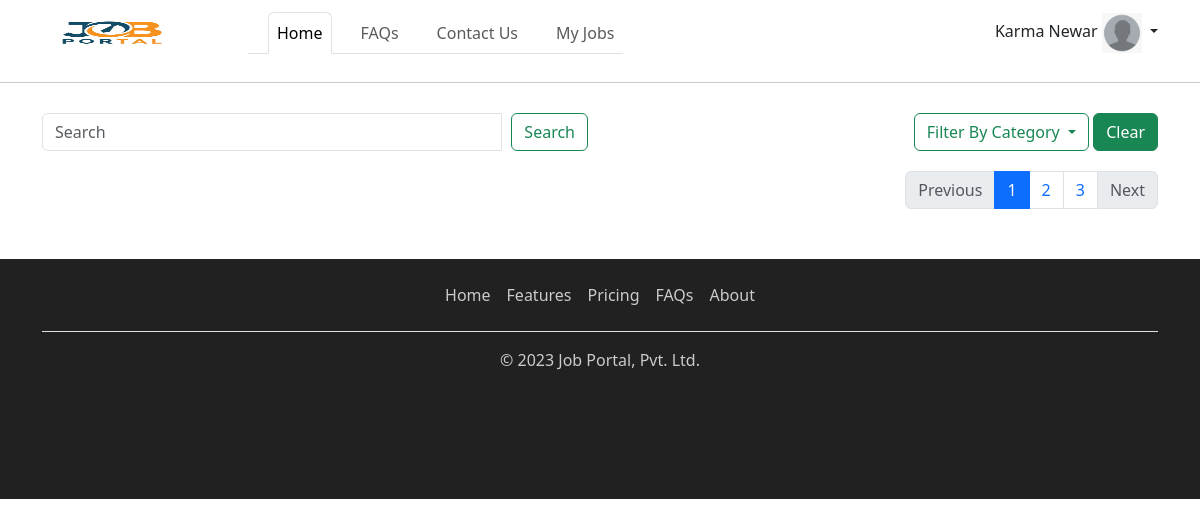
The app's page / (signed in), older data.
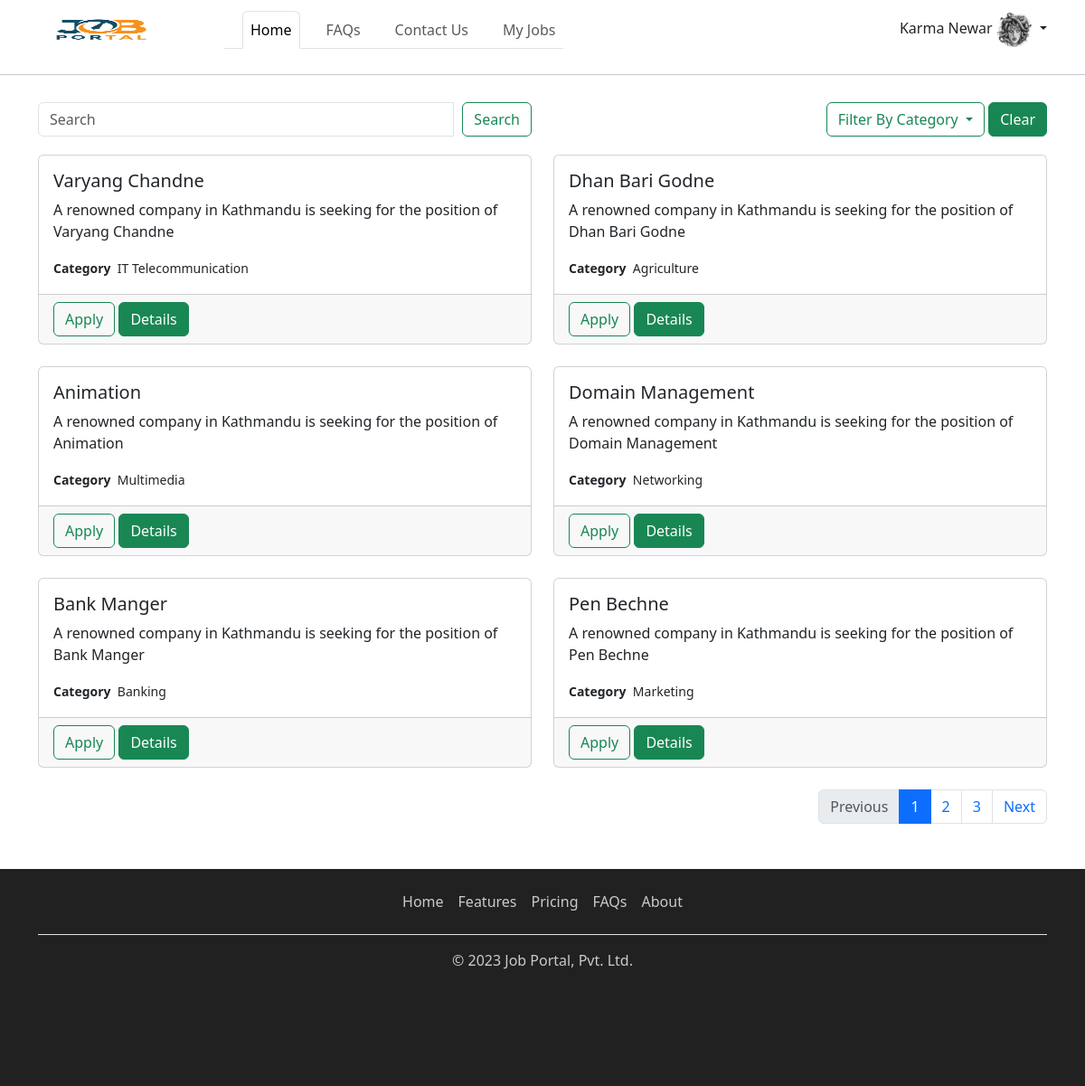
The same page, newer data.
### apps/account/models.py (models this page shows, shortened)
class User(AbstractUser):
    username = models.CharField(default=uuid.uuid4, max_length=100, blank=True, unique=True)
    email = models.EmailField(unique=True)
    middle_name = models.CharField(max_length=20, blank=True, null=True)
    account_activated = models.BooleanField(default=False)
    USERNAME_FIELD = "email"
    REQUIRED_FIELDS = ["username"]
    @property
    def get_full_name(self) -> str:
        return super().get_full_name()

class UserProfile(BaseModel):
    User = models.OneToOneField(User, on_delete=models.CASCADE)
    address = models.CharField(max_length=50)
    phone_number = models.CharField(max_length=14)
    about_me = models.CharField(max_length=1000)
    profile_picture = models.FileField(null=True, blank=True, upload_to='profile_pictures')
    resume = models.FileField(null=True, blank=True, upload_to='resume')

### apps/core/models.py (models this page shows, shortened)
class job(BaseModel):
    title = models.CharField(max_length=100)
    description = models.TextField(max_length=4000)
    category = models.ForeignKey(Category, on_delete= models.CASCADE, related_name = "category_jobs")
    application_deadline = models.DateField()
    is_active = models.BooleanField(default=False)

class Category(BaseModel):
    title = models.CharField(max_length=50)
    class Meta:
        verbose_name_plural = 'Categories'

### apps/core/views.py (the view)
# urls.py: path('', HomeView.as_view(), name = "home"),
class HomeView(ListView):
    template_name = 'core/home.html'
    pagination_class = CustomPagination
    def get_pagination(self):
        return self.pagination_class()
    def get_queryset(self):
        category = self.request.GET.get('category')
        search = self.request.GET.get('search')
        job_filter = {"is_active": True}
        exclude = dict()
        if self.request.user.is_authenticated:
            exclude = {"job_applications__user": self.request.user}
        if category:
            job_filter.update(category__uuid=category)
        if search:
            job_filter.update(title__icontains=search)
        return job.objects.filter(**job_filter).exclude(**exclude).order_by('id')
    def get_context_data(self, **kwargs):
        context = super().get_context_data(**kwargs)
        context["title"] = "Home"
        pagination = self.get_pagination()
        qs = pagination.get_paginated_qs(view=self)
        paginated_qs = pagination.get_nested_pagination(qs, nested_size=2)
        context['job_lists'] = paginated_qs
        context['categories'] = Category.objects.all()
        page_number, page_str = pagination.get_current_page(view=self)
        context[page_str] = 'active'
        context["next_page"] = page_number + 1
        context["prev_page"] = page_number - 1
        context['base_url'] = get_base_url(request=self.request)
        if page_number >= pagination.get_last_page(view=self):
            context["next"] = "disabled"
        if page_number <= 1:
            context["prev"] = "disabled"
        context['home_active'] = 'active'
        return context
        return context

### apps/commons/utils.py (called while the page is built)
def get_base_url(request):
    return "".join([f'{request.scheme}://', f'{request.get_host()}/'])

### apps/core/pagination.py (called while the page is built, shortened)
    def get_last_page(self, view):
        quotient = view.get_queryset().count() / self.limit
        if isinstance(quotient, float):
            last_page = int(quotient) + 1
        else:
            last_page = quotient
        return last_page

    def get_pagination_indexes(self, view):
        page_number = view.request.GET.get("page")
        return self.start, self.limit

    def get_paginated_qs(self, view):
        start, end = self.get_pagination_indexes(view)
        return view.get_queryset()[start: end]

    @staticmethod
    def get_current_page(view):
        page = view.request.GET.get('page')
        default_active = "one"
        return 1, default_active

    @staticmethod
    def get_nested_pagination(qs, nested_size): # [obj1, obj2, obj3, obj4]
        all_data = []
        each_data = list()
        for index, each in enumerate(qs, start=1):
            each_data.append(each)
            if index % nested_size == 0:
                all_data.append(each_data)
                each_data = list()
        if each_data:
            all_data.append(each_data)
        return all_data #  [[obj1, obj2], []]

### templates/core/home.html (shortened to what this page needs)
{% extends 'layouts/base_home.html' %}
{% block in_content %}
    <div class="row" style="margin-bottom: 20px">
        <div class="col-md-6">
            <form class="my-2 my-lg-0 input-group" method="get" action="#">
                <input name="search" class="form-control mr-sm-2" type="search" placeholder="Search"
                       aria-label="Search">
                <div class="input-group-append">
                    <button style="margin-left: 10px" class="btn btn-outline-success my-2 my-sm-0" type="submit">
                        Search
                    </button>
                </div>
            </form>
        </div>
        <div class="col-md-6">
            <div class="dropdown" style="float: right">
                <button class="btn btn-outline-success dropdown-toggle" type="button" id="dropdownMenuButton"
                        data-toggle="dropdown" aria-haspopup="true" aria-expanded="false">
                    Filter By Category
                </button>
                <a href="{% url 'home' %}" class="btn btn-success">Clear</a>
            </div>
        </div>
    </div>
{% for jobs in job_lists %}
    <div class="row">
        {% for job in jobs %}
        <div class="col-sm-6">
            <div class="card" style="min-height: 210px">
                <div class="card-body">
                    <h5 class="card-title">{{job.title}}</h5>
                    <p class="card-text">A renowned company in Kathmandu is seeking for the position
                        of {{job.title}}</p>
                    <small class="card-text"><b>Category</b>&nbsp&nbsp{{job.category.title}}</small><br>
                </div>
                <div class="card-footer text-muted">
                    {% if request.user.is_authenticated %}
                        <button type="button" class="btn btn-outline-success" data-toggle="modal"
                                data-target="#JobConfirmation{{ job.id }}">
                            Apply
                        </button>
                    {% else %}
                        <a href="#" onclick="login_required()" class="btn btn-outline-success">Apply</a>
                    {% endif %}
                    <a href="{% url 'job_detail' job.uuid %}" class="btn btn-success">Details</a>
                </div>
            </div>
        </div>
        {% endfor %}
    </div>
    <br>
{% endfor %}
{% include 'includes/pagination.html' %}
{% endblock %}

### templates/layouts/base_home.html
{% extends 'layouts/base.html' %}
{% block content %}
    {% include 'includes/nav.html' %}
    <hr>
    <div class="container" style="margin-top: 30px">
        {% block in_content %}{% endblock %}
    </div>
    {% include 'includes/footer.html' %}
{% endblock %}

### templates/layouts/base.html (shortened to what this page needs)
<!DOCTYPE html>
<html lang="en">
<head>
    <link href="https://cdn.jsdelivr.net/npm/bootstrap@5.3.0/dist/css/bootstrap.min.css" rel="stylesheet"
>
</head>
<body>
{% block content %}{% endblock %}
</body>
</html>

### templates/includes/nav.html (shortened to what this page needs)
{% load static %}
<nav class="navbar navbar-expand-lg navbar-light" style="background-color: white">
    <div class="container">
        <a class="navbar-brand" href="{% url 'home' %}">
            <img src="{% static 'core/logo.png' %}" style="height: 40px; width: 140px">
        </a>
        <div class="collapse navbar-collapse" id="navbarTogglerDemo03">
            <ul class="navbar-nav nav-tabs me-auto mb-2 mb-lg-0" style="margin-left: 50px">
                <li class="nav-item" style="margin-left: 20px">
                    <a class="nav-link {{ home_active }}" href="{% url 'home' %}">Home</a>
                </li>
                <li class="nav-item" style="margin-left: 20px">
                    <a class="nav-link {{ faqs_active }}" href="#">FAQs</a>
                </li>
                <li class="nav-item" style="margin-left: 20px">
                    <a class="nav-link {{ contact_active }}" href="#">Contact Us</a>
                </li>
                {% if request.user.is_authenticated %}
                    <li class="nav-item" style="margin-left: 20px">
                        <a class="nav-link {{ my_jobs_active }}" href="#">My Jobs</a>
                    </li>
                {% endif %}
            </ul>
            {% if not request.user.is_authenticated %}
                <div>
                    <a href="{% url 'user_login' %}" class="btn btn-outline-success" style="width: 150px">Login</a>
                    <a href="{% url 'user_registration' %}" type="button" class="btn btn-success" style="width: 150px">Register</a>
                </div>
            {% else %}
                <div class="dropdown show">
                    <a class="nav-link dropdown-toggle" href="#" id="navbarProfileDropdown" role="button"
                       data-toggle="dropdown" aria-haspopup="true" aria-expanded="false">
                        {% if request.user.get_full_name %}
                            {{ request.user.get_full_name }}
                        {%else%}
                            {{ request.user.email }}
                        {%endif%}
                        {% if request.user.userprofile.profile_picture %}
                            <img src="{{ request.user.userprofile.profile_picture.url }}"
                                 style="height: 40px; width: 40px; border-radius: 50%">
                        {% else %}
                            <img src="{% static 'account/dummy.png' %}" style="height: 40px; width: 40px">
                        {% endif %}
                    </a>
                </div>
            {% endif %}
        </div>
    </div>
</nav>

### templates/includes/pagination.html
<nav aria-label="Page navigation example">
    <ul class="pagination justify-content-end">
    <li class="page-item {{ prev }}">
    <a class="page-link" href="{{ base_url }}?page={{ prev_page }}">Previous</a>
    </li>
    <li class="page-item {{ one }}" id="list_one"><a class="page-link" href="{{ base_url }}?page=1">1</a></li>
    <li class="page-item {{ two }}">
    <a class="page-link" href="{{ base_url }}?page=2">2</a>
    </li>
    <li class="page-item {{ three }}"><a class="page-link" href="{{ base_url }}?page=3">3</a></li>
    <li class="page-item">
    <a class="page-link {{ next }}" href="{{ base_url }}?page={{ next_page }}">Next</a>
    </li>
    </ul>
    </nav>

### templates/includes/footer.html
<footer class="py-3" style="margin-top: 50px; background-color: #212121; height: 30vh">
    <div class="container" style="color: white">
        <ul class="nav justify-content-center border-bottom pb-3 mb-3">
            <li class="nav-item"><a href="#" class="nav-link px-2" style="text-decoration: none; color: #cccaca">Home</a></li>
            <li class="nav-item"><a href="#" class="nav-link px-2" style="text-decoration: none; color: #cccaca">Features</a></li>
            <li class="nav-item"><a href="#" class="nav-link px-2" style="text-decoration: none; color: #cccaca">Pricing</a></li>
            <li class="nav-item"><a href="#" class="nav-link px-2" style="text-decoration: none; color: #cccaca">FAQs</a></li>
            <li class="nav-item"><a href="#" class="nav-link px-2" style="text-decoration: none; color: #cccaca">About</a></li>
        </ul>
        <p class="text-center" style="color: #cccaca">&copy; 2023 Job Portal, Pvt. Ltd.</p>
    </div>
</footer>

Row changes from the older to the newer data that the page shows:
added job: title "Varyang Chandne", category "IT Telecommunication"
added job: title "Dhan Bari Godne", category "Agriculture"
added job: title "Animation", category "Multimedia"
added job: title "Domain Management", category "Networking"
added job: title "Bank Manger", category "Banking"
added job: title "Pen Bechne", category "Marketing"
